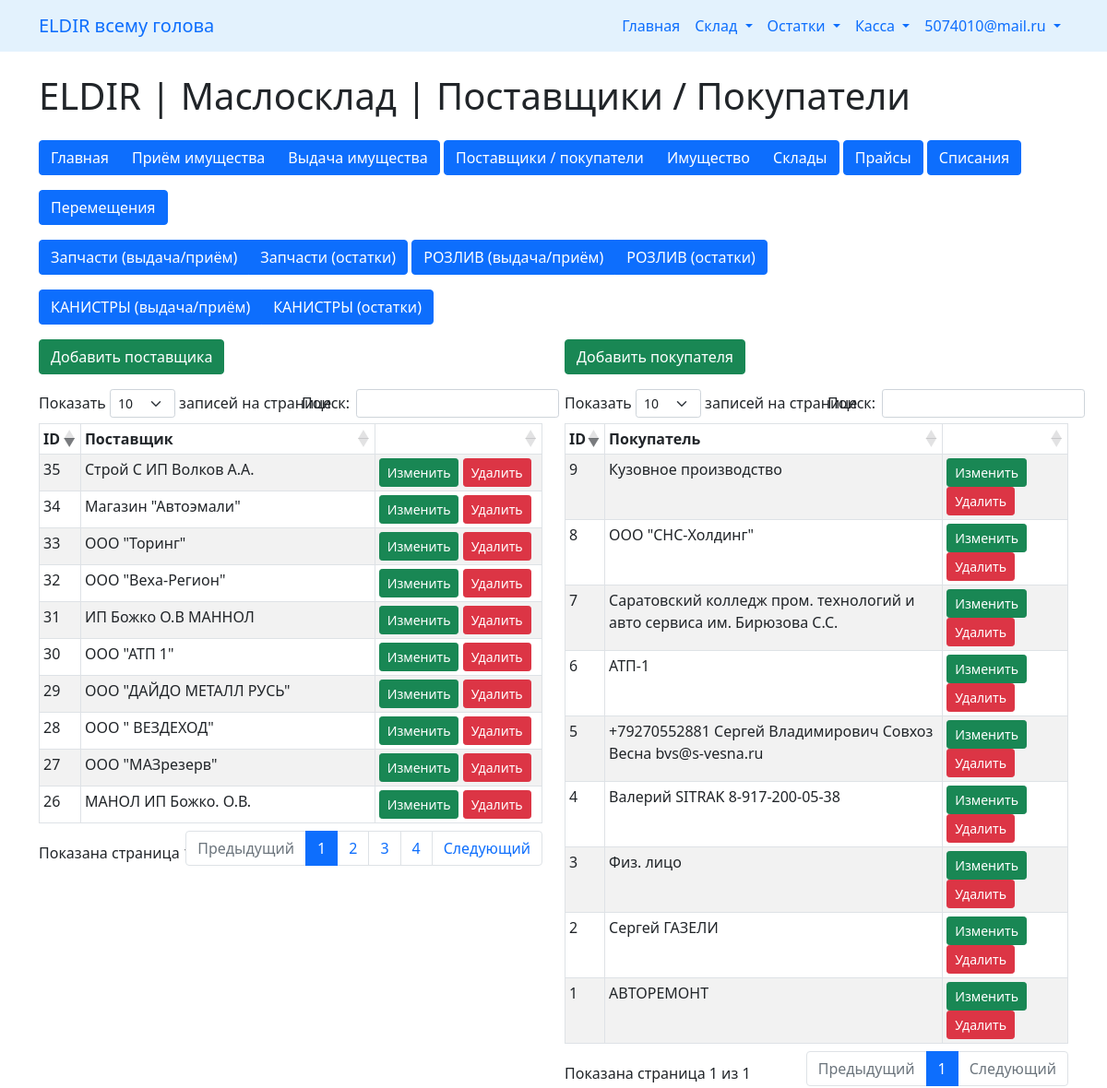
The page /maslosklad/suppliers/index.php (signed in) on the database its author committed.
### tables this page shows
CREATE TABLE `maslosklad_suppliers` (
  `id` int(11) NOT NULL,
  `name` varchar(250) NOT NULL,
  `is_deleted` int(11) NOT NULL
);

CREATE TABLE `maslosklad_buyers` (
  `id` int(11) NOT NULL,
  `name` varchar(200) NOT NULL,
  `is_deleted` int(11) NOT NULL
);

### maslosklad/suppliers/index.php (the view, shortened to what this page needs)
<!doctype html>
<html lang="en">
  <head>
    <link href="https://cdn.jsdelivr.net/npm/bootstrap@5.1.3/dist/css/bootstrap.min.css" rel="stylesheet">
    <link rel="stylesheet" href="//cdn.jsdelivr.net/npm/alertifyjs@1.13.1/build/css/alertify.min.css"/>
</head>
<body>
    <? require_once('../../nav.php'); ?>
    <div class="container mt-4">
        <div class="row">
            <div class="col-md-12">
                <h1>ELDIR | Маслосклад | Поставщики / Покупатели  </h1>
            </div>
        </div>
        <? require_once('../nav_sklad.php'); ?>
        <div class="row mt-3">
            <div class="col-md-6">
                <button type="button" class="btn btn-success" data-bs-toggle="modal" data-bs-target="#infoAddModalSuppliers">
                    Добавить поставщика
                </button>
            </div>
            <div class="col-md-6">
                <button type="button" class="btn btn-success" data-bs-toggle="modal" data-bs-target="#infoAddModalBuyers">
                    Добавить покупателя
                </button>
            </div>
        </div>
        <div class="row mt-3">
            <div class="col-md-6">
                <div class="table-responsive-sm">
                    <table id="myTableSuppliers" class=" table table-bordered table-striped table-sm table-hover">
                        <thead>
                            <tr>
								<th>ID</th>
                                <th>Поставщик</th>
                                <th></th>
                            </tr>
                        </thead>
                        <tbody>
                            <?php
                            require __DIR__ . '/../../dbcon.php';
                            $query = "SELECT * FROM `maslosklad_suppliers` ms
                                        WHERE ms.is_deleted = 0";
                            $query_run = mysqli_query($con, $query);
                            if(mysqli_num_rows($query_run) > 0)
                            {
                                foreach($query_run as $property)
                                {
                                    ?>
                                    <tr>
                                        <td><?= $property['id'] ?></td>
										<td><?= $property['name'] ?></td>
                                        <td>
                                            <button type="button" value="<?=$property['id'];?>" class="editInfoBtn btn btn-success btn-sm">Изменить</button>
                                            <button type="button" value="<?=$property['id'];?>" class="deleteInfoBtn btn btn-danger btn-sm">Удалить</button>
                                        </td>
                                    </tr>
                                    <?php
                                }
                            }
                            ?>
                        </tbody>
                    </table>
                </div>
            </div>
            <div class="col-md-6">
                <div class="table-responsive-sm">
                    <table id="myTableTBuyers" class=" table table-bordered table-striped table-sm table-hover">
                        <thead>
                            <tr>
								<th>ID</th>
                                <th>Покупатель</th>
                                <th></th>
                            </tr>
                        </thead>
                        <tbody>
                            <?php
                            require __DIR__ . '/../../dbcon.php';
                            $query = "SELECT * FROM `maslosklad_buyers` ms
                                        WHERE ms.is_deleted = 0";
                            $query_run = mysqli_query($con, $query);
                            if(mysqli_num_rows($query_run) > 0)
                            {
                                foreach($query_run as $payment)
                                {
                                    ?>
                                    <tr>
                                        <td><?= $payment['id'] ?></td>
										<td><?= $payment['name'] ?></td>
                                        <td>
                                            <button type="button" value="<?=$payment['id'];?>" class="editInfoBtnType btn btn-success btn-sm">Изменить</button>
                                            <button type="button" value="<?=$payment['id'];?>" class="deleteInfoBtnType btn btn-danger btn-sm">Удалить</button>
                                        </td>
                                    </tr>
                                    <?php
                                }
                            }
                            ?>
                        </tbody>
                    </table>
                </div>
            </div>
        </div>
    </div>
    <link rel="stylesheet" href="//cdn.datatables.net/1.13.4/css/dataTables.bootstrap5.min.css"/>
</body>
</html>

### rows shown on the page
maslosklad_suppliers: id "26", name "МАНОЛ ИП Божко. О.В."
maslosklad_suppliers: id "27", name "ООО \"МАЗрезерв\""
maslosklad_suppliers: id "28", name "ООО \" ВЕЗДЕХОД\""
maslosklad_suppliers: id "29", name "ООО \"ДАЙДО МЕТАЛЛ РУСЬ\""
maslosklad_suppliers: id "30", name "ООО \"АТП 1\""
maslosklad_suppliers: id "31", name "ИП Божко О.В МАННОЛ"
maslosklad_suppliers: id "32", name "ООО \"Веха-Регион\""
maslosklad_suppliers: id "33", name "ООО \"Торинг\""
maslosklad_suppliers: id "34", name "Магазин \"Автоэмали\""
maslosklad_suppliers: id "35", name "Строй С ИП Волков А.А."
maslosklad_buyers: id "1", name "АВТОРЕМОНТ"
maslosklad_buyers: id "2", name "Сергей ГАЗЕЛИ"
maslosklad_buyers: id "3", name "Физ. лицо"
maslosklad_buyers: id "4", name "Валерий SITRAK 8-917-200-05-38"
maslosklad_buyers: id "5", name "+79270552881 Сергей Владимирович Совхоз Весна bvs@s-vesna.ru"
maslosklad_buyers: id "6", name "АТП-1"
maslosklad_buyers: id "7", name "Саратовский колледж пром. технологий и авто сервиса им. Бирюзова С.С."
maslosklad_buyers: id "8", name "ООО \"СНС-Холдинг\""
maslosklad_buyers: id "9", name "Кузовное производство"

### other values the page prints
$_SESSION['loginemail'] "5074010@mail.ru"
